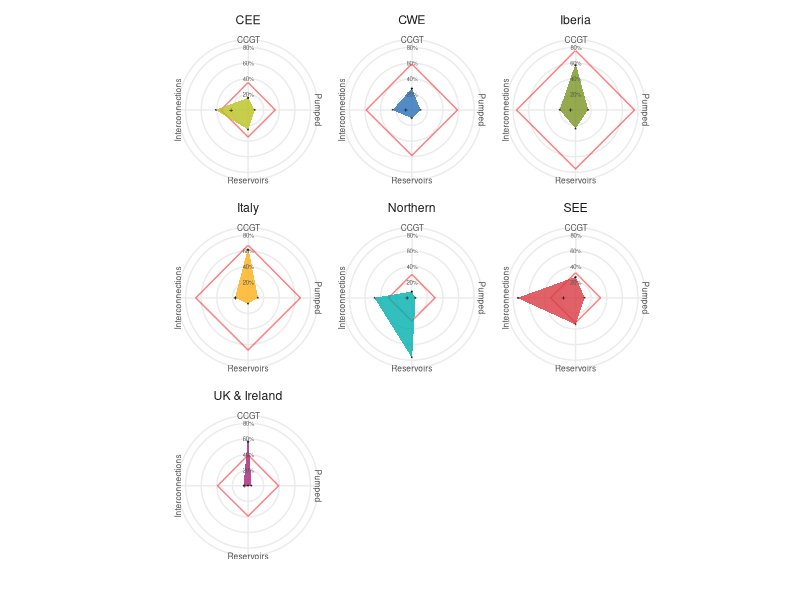

This figure's R source:
# This code has been used to generate the figures in the following report:
# De Felice, M., Busch, S., Kanellopoulos, K., Kavvadias, K. and Hidalgo Gonzalez, I.,
# Power system flexibility in a variable climate,
# ISBN 978-92-76-18183-5 (online), doi:10.2760/75312 (online)
# This code is released under Creative Commons Attribution 4.0 International (CC BY 4.0) licence
# (https://creativecommons.org/licenses/by/4.0/).

library(tidyverse)

region_cmap = c(
  'Europe' = 'black',
  'CWE' = "#286FB7",
  'CEE' =  "#B9C21F",
  'British_Isles' =  "#A52576" ,
  'British Isles' =  "#A52576" ,
  'UK & Ireland' =  "#A52576" ,
  'Northern' = "#00AFAD" ,
  'Iberia' = "#7B9522" ,
  'SEE' = "#D93A43" ,
  'Italy' = "#FCAF17"
)

coord_straightpolar <- function(theta = "x", start = 0, direction = 1, clip = "on") {
  theta <- match.arg(theta, c("x", "y"))
  r <- if (theta == "x") {
    "y"
  } else {
    "x"
  }
  ggproto(NULL, CoordPolar,
    theta = theta, r = r, start = start,
    direction = sign(direction), clip = clip,
    # This is the different bit
    is_linear = function() {
      TRUE
    }
  )
}


fix_merged <- read_csv("data_figure12_01.csv")
ntc_inter_regions <- read_csv("data_figure12_02.csv")
g <- ggplot(
  fix_merged %>%
    dplyr::filter(variable != "VRE"),
  aes(x = variable, y = factor, group = 1)
) +
  coord_straightpolar(theta = "x") +
  geom_line(
    data = fix_merged %>%
      spread(variable, factor) %>%
      gather(variable, factor, -region, -VRE) %>%
      mutate(variable = as.factor(variable) %>%
        fct_relevel("COMC", "HPHS", "HDAM", "ntc")) %>%
      mutate(factor = VRE),
    color = "red", alpha = 0.5
  ) +
  geom_area(aes(fill = region), alpha = 0.8) +
  geom_point(
    data = ntc_inter_regions %>%
      mutate(variable = "ntc"),
    shape = "+"
  ) +
  facet_wrap(~region, ncol = 3) +
  scale_x_discrete(
    expand = c(0, 0),
    breaks = c("COMC", "HPHS", "HDAM", "ntc"),
    labels = c("CCGT", "Pumped", "Reservoirs", "Interconnections")
  ) +
  theme(
    strip.text.x = element_text(size = rel(0.8)),
    axis.text.x = element_text(size = rel(0.8))
  ) +
  scale_y_continuous(
    labels = scales::percent_format(accuracy = 1),
    limits = c(0, 0.8)
  ) +
  scale_fill_manual(values = region_cmap, guide = FALSE) +
  geom_point(size = 0.1, alpha = 0.5) +
  theme_minimal() +
  theme(
    axis.text.x = element_text(size = 6, angle = c(0, 270, 0, 90)),
    axis.text.y = element_blank()
  ) +
  labs(
    x = "", y = ""
  ) +
  geom_text(
    data = tibble(variable = "COMC", factor = seq(0.2, 0.85, 0.2)),
    aes(label = sprintf("%0.0f%%", factor * 100)),
    color = "grey33", size = 1.5
  )

ggsave("figure12.png", width = 4, height = 5)
